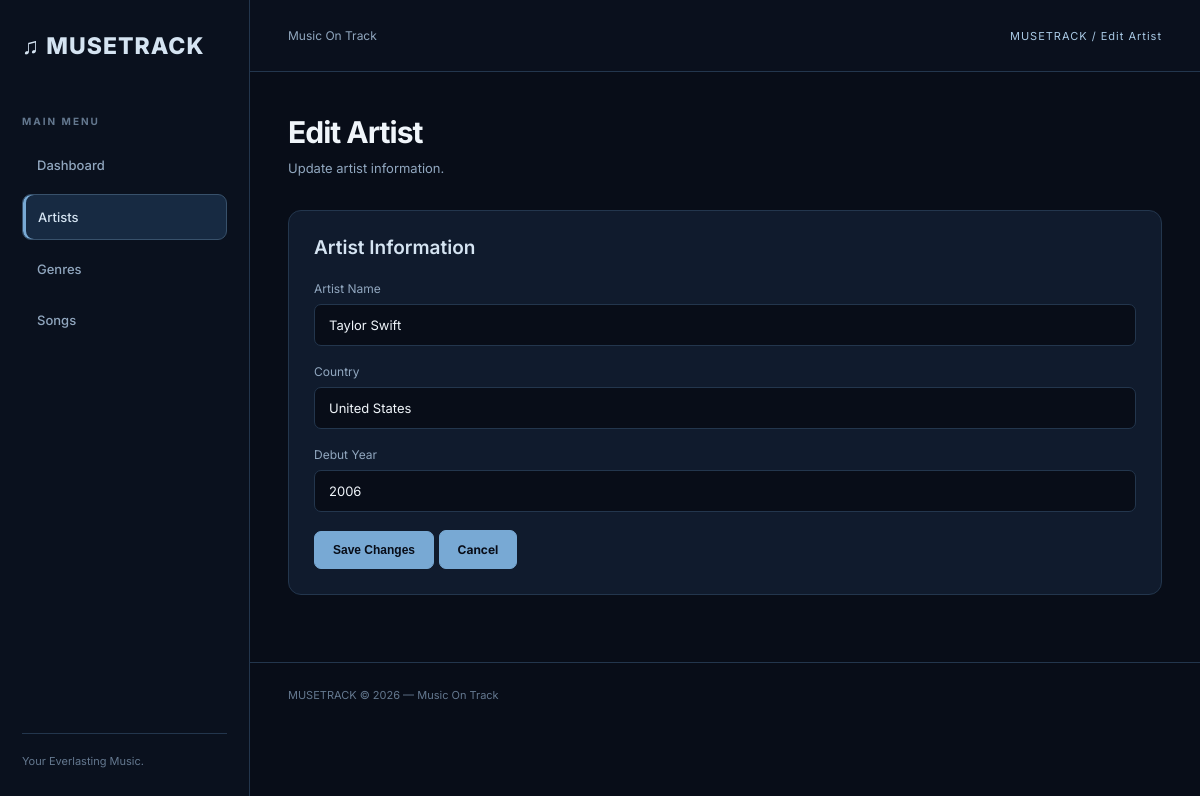
The app's page /view/edit_artist.php?id=1 with its own data.
### tables this page shows
CREATE TABLE `artists` (
  `id` int(11) NOT NULL,
  `artist_name` varchar(100) NOT NULL,
  `country` varchar(100) NOT NULL,
  `debut_year` year(4) NOT NULL
);

### class/Artist.php (called while the page is built, shortened)
<?php
class Artist {
    private $conn;
    private $table = "artists";
    public function __construct($db) {
        $this->conn = $db;
    }
    public function getById($id) {
        $sql = "SELECT * FROM " . $this->table .
               " WHERE id = :id";
        $stmt = $this->conn->prepare($sql);
        $stmt->execute([':id' => $id]);
        return $stmt->fetch();
    }
}
?>

### view/edit_artist.php (the view, shortened to what this page needs)
<?php
require_once '../config/db.php';
require_once '../class/Artist.php';
$db = (new Database())->connect();
$artist = new Artist($db);
$id = (int) ($_GET['id'] ?? $_POST['id'] ?? 0);
$data = $artist->getById($id);
include 'header.php';
?>
<h1>Edit Artist</h1>
<p class="subtitle">Update artist information.</p>
<div class="panel">
    <h2>Artist Information</h2>
    <form method="POST">
        <div class="form-group">
            <label>Artist Name</label>
            <input
                type="text"
                name="artist_name"
                value="<?= htmlspecialchars($data['artist_name']) ?>"
                required
            >
        </div>
        <div class="form-group">
            <label>Country</label>
            <input
                type="text"
                name="country"
                value="<?= htmlspecialchars($data['country']) ?>"
                required
            >
        </div>
        <div class="form-group">
            <label>Debut Year</label>
            <input
                type="number"
                name="debut_year"
                min="1901"
                max="2155"
                value="<?= htmlspecialchars($data['debut_year']) ?>"
                required
            >
        </div>
        <button type="submit">Save Changes</button>
        <a href="artists.php" class="btn">Cancel</a>
    </form>
</div>
<?php include 'footer.php'; ?>

### style.css (style rules this page uses)
:root { --background: #080D18; --sidebar: #0A111E; --surface: #101B2D; --surface-light: #172A42; --border: #23364D; --primary: #D5E4F2; --accent: #A9C9E5; --accent-soft: #78A9D4; --text: #F0F5FA; --text-secondary: #91A7BF; --muted: #64788F; --success: #8ECDB5; --danger: #E58C98; }
* { margin: 0; padding: 0; box-sizing: border-box; }
body { font-family: 'Inter', sans-serif; background: var(--background); color: var(--text); min-height: 100vh; }
h1 { font-size: 30px; font-weight: 700; letter-spacing: -1px; margin-bottom: 10px; }
h2 { font-size: 19px; font-weight: 600; }
.subtitle { color: var(--text-secondary); font-size: 13px; margin-bottom: 34px; }
.panel { background: var(--surface); border: 1px solid var(--border); border-radius: 13px; padding: 25px; margin-bottom: 25px; }
.panel h2 { margin-bottom: 22px; color: var(--primary); }
button, .btn { display: inline-block; background: var(--accent-soft); color: #080D18; border: 1px solid var(--accent-soft); padding: 11px 18px; border-radius: 7px; font-size: 12px; font-weight: 700; cursor: pointer; text-decoration: none; transition: 0.2s ease; }
.form-group { margin-bottom: 18px; }
.form-group label { display: block; color: var(--text-secondary); font-size: 12px; margin-bottom: 8px; }
input, select, textarea { width: 100%; padding: 12px 14px; background: var(--background); border: 1px solid var(--border); border-radius: 7px; color: var(--text); font-family: inherit; font-size: 13px; outline: none; }

### records on screen
artists: artist_name "Taylor Swift", country "United States", debut_year "2006"

### other values on screen
$pageTitle "Edit Artist"
